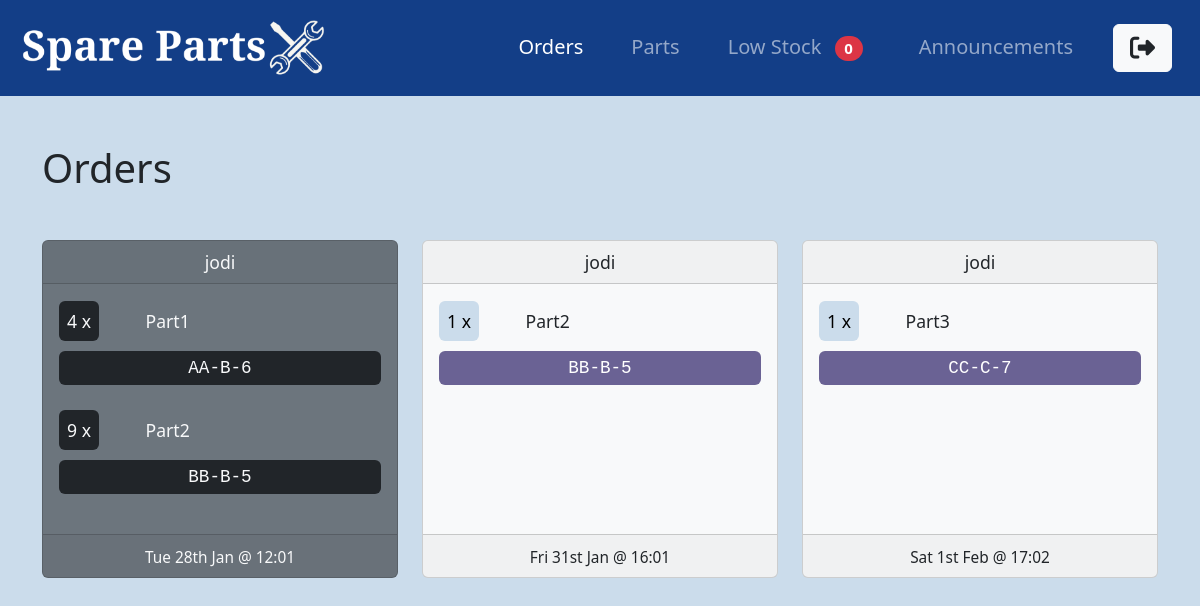
The page /orders/ (signed in) on the database as committed earlier.
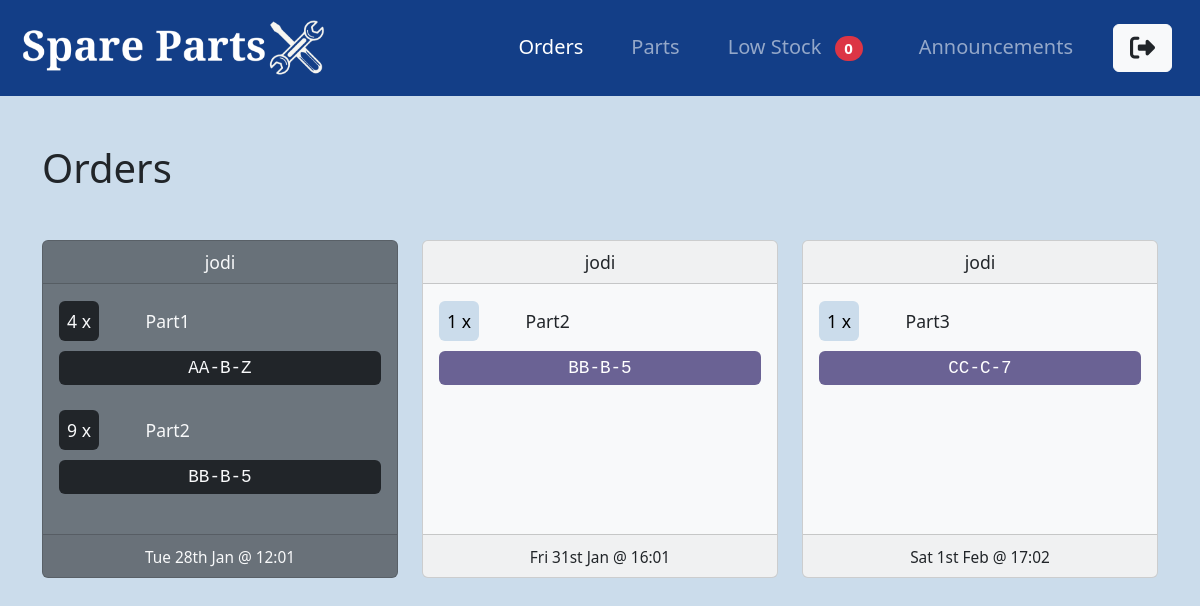
The same page on the database as committed later.
### orders/models.py (models this page shows)
class OrderItem(models.Model):
    order = models.ForeignKey(Order, on_delete=models.CASCADE, related_name='items')
    part = models.ForeignKey(Part, on_delete=models.CASCADE)
    quantity = models.PositiveIntegerField(default=1)

### parts/models.py (models this page shows, shortened)
class Part(models.Model):
    code = models.CharField(max_length=50, unique=True)
    name = models.CharField(max_length=100)
    num_in_stock = models.PositiveIntegerField(default=0)
    low_stock_warning = models.PositiveIntegerField(default=0)
    location = models.CharField(max_length=10, help_text="Format: AB-A-5")

### orders/views.py (the view, shortened to what this page needs)
# urls.py: path('', OrderListView.as_view(), name='order-home'),
class OrderListView(LoginRequiredMixin, UserPassesTestMixin, ListView):
    model = Order
    context_object_name = 'orders'
    def get_queryset(self):
        return Order.objects.exclude(status='collected')
    def test_func(self):
        return self.request.user.profile.user_group == 'store_manager'

### parts/context_processors.py (called while the page is built)
def low_stock_count(request):
    count = Part.objects.filter(num_in_stock__lte=F('low_stock_warning')).count()
    return {'low_stock_count': count}

### orders/templates/orders/order_list.html (shortened to what this page needs)
{% extends "parts/base.html" %}
{% block content %}
    <h1 class="my-5">Orders</h1>
    <div class="row row-cols-1 row-cols-md-2 row-cols-lg-3 g-4 mb-5 myOrders">
        {% if orders %}
            {% for order in orders %}
            <div class="col">
                <div class="card card-hover h-100 {% if order.status == 'in_progress' %}text-dark bg-light pending-card {% elif order.status == 'ready' %}text-light bg-secondary{% endif %}">
                    <div class="card-header text-center">
                        {{ order.user }}
                    </div>
                    <div class="card-body">
                        {% if order.items.all %}
                            {% for item in order.items.all %}
                                <div class="py-2">
                                    <div class="row">
                                        <div class="col-2 col-md-3">
                                            <span class="p-2 {% if order.status == 'in_progress' %}pending-quantity{% elif order.status == 'ready' %}bg-dark{% endif %} rounded p-1">{{ item.quantity }} x</span>
                                        </div>
                                        <div class="col-10 col-md-9">
                                            <span>{{ item.part.name }}</span>
                                        </div>
                                    </div>
                                    <div class="row text-center py-2 my-2">
                                        <div class="col-12">
                                            <span class="{% if order.status == 'in_progress' %}pending-location{% elif order.status == 'ready' %}bg-dark{% endif %} rounded p-1 d-block font-monospace">{{ item.part.location }}</span>
                                        </div>
                                    </div>
                                </div>
                            {% endfor %}
                        {% else %}
                            <p>No items in this order.</p>
                        {% endif %}
                    </div>
                    <div class="card-footer text-center">
                        <small> {{ order.collection_datetime|date:"D jS M @ H:m" }}</small>
                    </div>
                </div>
            </div>
            {% endfor %}
        {% else %}
            <p>No orders found..</p>
        {% endif %}
    </div>
{% endblock content %}

Rows that differ between the two databases and show on the page:
changed through a linked row, OrderItem "Part1": part.location "AA-B-6" → "AA-B-Z"
